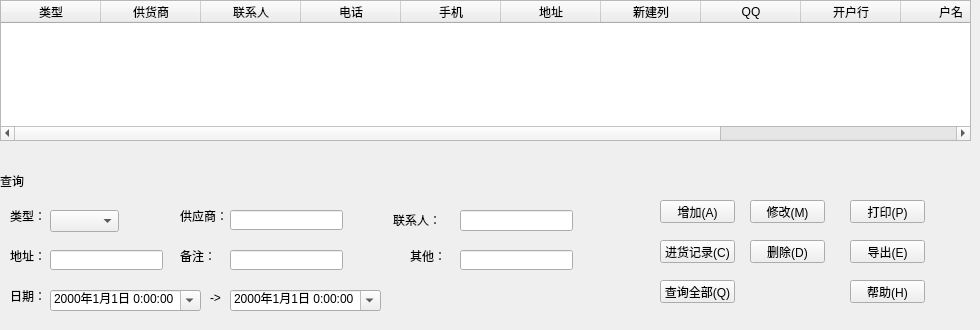
             <widget class="QWidget" name="tab_14">
              <attribute name="title">
               <string>供货商信息</string>
              </attribute>
              <widget class="QTableWidget" name="tableWidget_10">
               <property name="geometry">
                <rect>
                 <x>0</x>
                 <y>0</y>
                 <width>971</width>
                 <height>141</height>
                </rect>
               </property>
               <column>
                <property name="text">
                 <string>类型</string>
                </property>
               </column>
               <column>
                <property name="text">
                 <string>供货商</string>
                </property>
               </column>
               <column>
                <property name="text">
                 <string>联系人</string>
                </property>
               </column>
               <column>
                <property name="text">
                 <string>电话</string>
                </property>
               </column>
               <column>
                <property name="text">
                 <string>手机</string>
                </property>
               </column>
               <column>
                <property name="text">
                 <string>地址</string>
                </property>
               </column>
               <column>
                <property name="text">
                 <string>新建列</string>
                </property>
               </column>
               <column>
                <property name="text">
                 <string>QQ</string>
                </property>
               </column>
               <column>
                <property name="text">
                 <string>开户行</string>
                </property>
               </column>
               <column>
                <property name="text">
                 <string>户名</string>
                </property>
               </column>
               <column>
                <property name="text">
                 <string>新建列</string>
                </property>
               </column>
               <column>
                <property name="text">
                 <string>备注</string>
                </property>
               </column>
              </widget>
              <widget class="QWidget" name="toolWidget_32" native="true">
               <property name="geometry">
                <rect>
                 <x>0</x>
                 <y>170</y>
                 <width>971</width>
                 <height>151</height>
                </rect>
               </property>
               <widget class="QLabel" name="label_320">
                <property name="geometry">
                 <rect>
                  <x>0</x>
                  <y>0</y>
                  <width>971</width>
                  <height>21</height>
                 </rect>
                </property>
                <property name="text">
                 <string>查询</string>
                </property>
               </widget>
               <widget class="QLabel" name="label_323">
                <property name="geometry">
                 <rect>
                  <x>10</x>
                  <y>40</y>
                  <width>54</width>
                  <height>12</height>
                 </rect>
                </property>
                <property name="text">
                 <string>类型：</string>
                </property>
               </widget>
               <widget class="QLabel" name="label_325">
                <property name="geometry">
                 <rect>
                  <x>10</x>
                  <y>120</y>
                  <width>54</width>
                  <height>12</height>
                 </rect>
                </property>
                <property name="text">
                 <string>日期：</string>
                </property>
               </widget>
               <widget class="QLabel" name="label_326">
                <property name="geometry">
                 <rect>
                  <x>393</x>
                  <y>40</y>
                  <width>71</width>
                  <height>20</height>
                 </rect>
                </property>
                <property name="text">
                 <string>联系人：</string>
                </property>
               </widget>
               <widget class="QLabel" name="label_327">
                <property name="geometry">
                 <rect>
                  <x>410</x>
                  <y>80</y>
                  <width>54</width>
                  <height>12</height>
                 </rect>
                </property>
                <property name="text">
                 <string>其他：</string>
                </property>
               </widget>
               <widget class="QLabel" name="label_329">
                <property name="geometry">
                 <rect>
                  <x>180</x>
                  <y>40</y>
                  <width>54</width>
                  <height>12</height>
                 </rect>
                </property>
                <property name="text">
                 <string>供应商：</string>
                </property>
               </widget>
               <widget class="QLabel" name="label_330">
                <property name="geometry">
                 <rect>
                  <x>180</x>
                  <y>80</y>
                  <width>54</width>
                  <height>12</height>
                 </rect>
                </property>
                <property name="text">
                 <string>备注：</string>
                </property>
               </widget>
               <widget class="QComboBox" name="comboBox_115">
                <property name="geometry">
                 <rect>
                  <x>50</x>
                  <y>40</y>
                  <width>69</width>
                  <height>22</height>
                 </rect>
                </property>
               </widget>
               <widget class="QLineEdit" name="lineEdit_83">
                <property name="geometry">
                 <rect>
                  <x>460</x>
                  <y>40</y>
                  <width>113</width>
                  <height>21</height>
                 </rect>
                </property>
               </widget>
               <widget class="QLineEdit" name="lineEdit_84">
                <property name="geometry">
                 <rect>
                  <x>460</x>
                  <y>80</y>
                  <width>113</width>
                  <height>20</height>
                 </rect>
                </property>
               </widget>
               <widget class="QLineEdit" name="lineEdit_85">
                <property name="geometry">
                 <rect>
                  <x>230</x>
                  <y>80</y>
                  <width>113</width>
                  <height>20</height>
                 </rect>
                </property>
               </widget>
               <widget class="QPushButton" name="pushButton_301">
                <property name="geometry">
                 <rect>
                  <x>660</x>
                  <y>30</y>
                  <width>75</width>
                  <height>23</height>
                 </rect>
                </property>
                <property name="text">
                 <string>增加(A)</string>
                </property>
               </widget>
               <widget class="QPushButton" name="pushButton_305">
                <property name="geometry">
                 <rect>
                  <x>750</x>
                  <y>30</y>
                  <width>75</width>
                  <height>23</height>
                 </rect>
                </property>
                <property name="text">
                 <string>修改(M)</string>
                </property>
               </widget>
               <widget class="QPushButton" name="pushButton_306">
                <property name="geometry">
                 <rect>
                  <x>750</x>
                  <y>70</y>
                  <width>75</width>
                  <height>23</height>
                 </rect>
                </property>
                <property name="text">
                 <string>删除(D)</string>
                </property>
               </widget>
               <widget class="QPushButton" name="pushButton_307">
                <property name="geometry">
                 <rect>
                  <x>660</x>
                  <y>70</y>
                  <width>75</width>
                  <height>23</height>
                 </rect>
                </property>
                <property name="text">
                 <string>进货记录(C)</string>
                </property>
               </widget>
               <widget class="QPushButton" name="pushButton_308">
                <property name="geometry">
                 <rect>
                  <x>850</x>
                  <y>30</y>
                  <width>75</width>
                  <height>23</height>
                 </rect>
                </property>
                <property name="text">
                 <string>打印(P)</string>
                </property>
               </widget>
               <widget class="QPushButton" name="pushButton_309">
                <property name="geometry">
                 <rect>
                  <x>850</x>
                  <y>70</y>
                  <width>75</width>
                  <height>23</height>
                 </rect>
                </property>
                <property name="text">
                 <string>导出(E)</string>
                </property>
               </widget>
               <widget class="QPushButton" name="pushButton_311">
                <property name="geometry">
                 <rect>
                  <x>850</x>
                  <y>110</y>
                  <width>75</width>
                  <height>23</height>
                 </rect>
                </property>
                <property name="text">
                 <string>帮助(H)</string>
                </property>
               </widget>
               <widget class="QPushButton" name="pushButton_312">
                <property name="geometry">
                 <rect>
                  <x>660</x>
                  <y>110</y>
                  <width>75</width>
                  <height>23</height>
                 </rect>
                </property>
                <property name="text">
                 <string>查询全部(Q)</string>
                </property>
               </widget>
               <widget class="QLabel" name="label_331">
                <property name="geometry">
                 <rect>
                  <x>210</x>
                  <y>120</y>
                  <width>21</width>
                  <height>16</height>
                 </rect>
                </property>
                <property name="text">
                 <string>-&gt;</string>
                </property>
               </widget>
               <widget class="QDateTimeEdit" name="dateTimeEdit_68">
                <property name="geometry">
                 <rect>
                  <x>50</x>
                  <y>120</y>
                  <width>151</width>
                  <height>21</height>
                 </rect>
                </property>
                <property name="dateTime">
                 <datetime>
                  <hour>0</hour>
                  <minute>0</minute>
                  <second>0</second>
                  <year>2000</year>
                  <month>1</month>
                  <day>1</day>
                 </datetime>
                </property>
                <property name="displayFormat">
                 <string>yyyy年M月d日 H:mm:ss</string>
                </property>
                <property name="calendarPopup">
                 <bool>true</bool>
                </property>
               </widget>
               <widget class="QDateTimeEdit" name="dateTimeEdit_69">
                <property name="geometry">
                 <rect>
                  <x>230</x>
                  <y>120</y>
                  <width>151</width>
                  <height>21</height>
                 </rect>
                </property>
                <property name="dateTime">
                 <datetime>
                  <hour>0</hour>
                  <minute>0</minute>
                  <second>0</second>
                  <year>2000</year>
                  <month>1</month>
                  <day>1</day>
                 </datetime>
                </property>
                <property name="displayFormat">
                 <string>yyyy年M月d日 H:mm:ss</string>
                </property>
                <property name="calendarPopup">
                 <bool>true</bool>
                </property>
               </widget>
               <widget class="QLineEdit" name="lineEdit_86">
                <property name="geometry">
                 <rect>
                  <x>230</x>
                  <y>40</y>
                  <width>113</width>
                  <height>20</height>
                 </rect>
                </property>
               </widget>
               <widget class="QLineEdit" name="lineEdit_87">
                <property name="geometry">
                 <rect>
                  <x>50</x>
                  <y>80</y>
                  <width>113</width>
                  <height>20</height>
                 </rect>
                </property>
               </widget>
               <widget class="QLabel" name="label_332">
                <property name="geometry">
                 <rect>
                  <x>10</x>
                  <y>80</y>
                  <width>54</width>
                  <height>12</height>
                 </rect>
                </property>
                <property name="text">
                 <string>地址：</string>
                </property>
               </widget>
              </widget>
             </widget>
